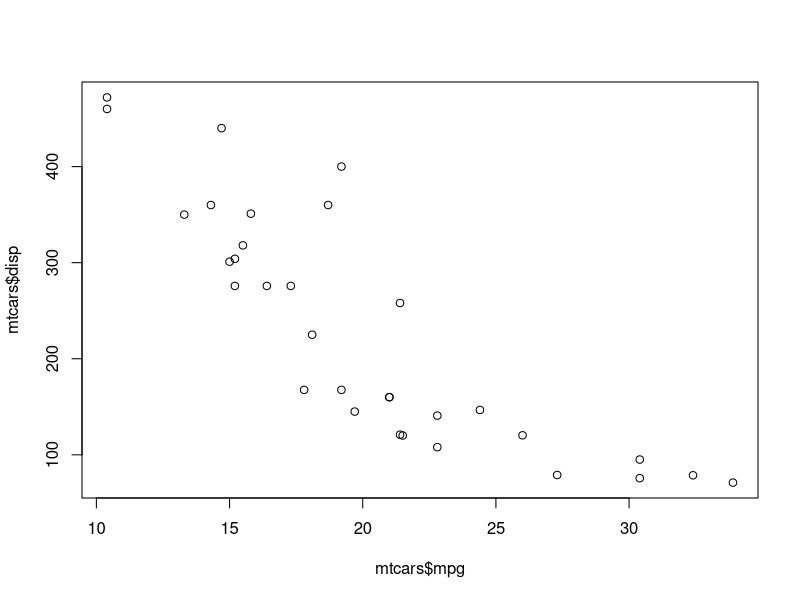
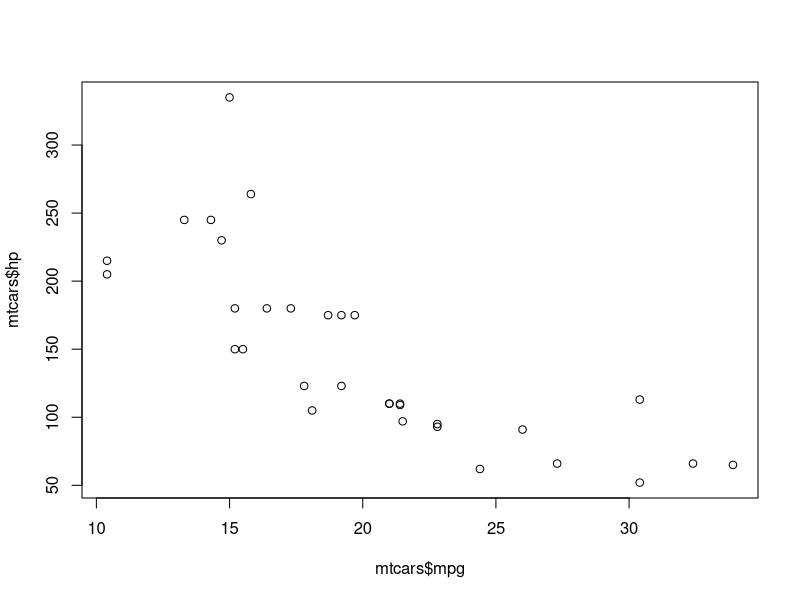
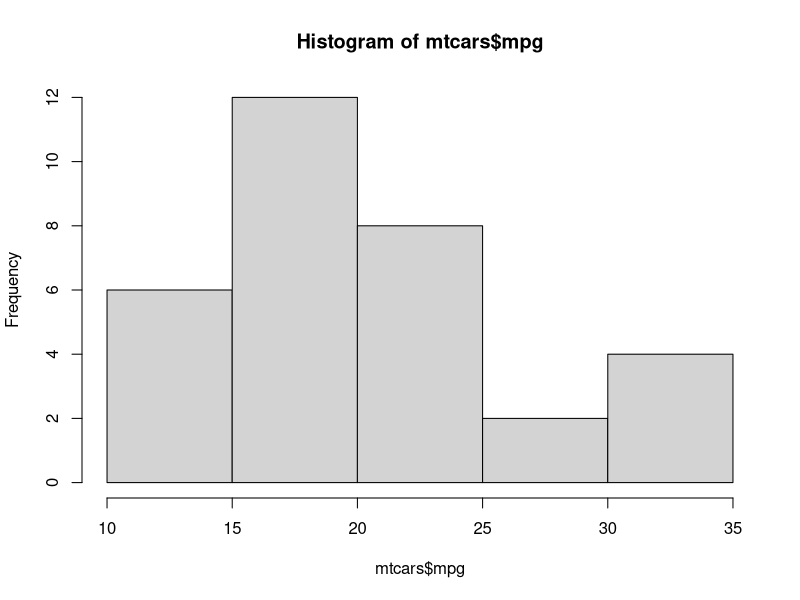
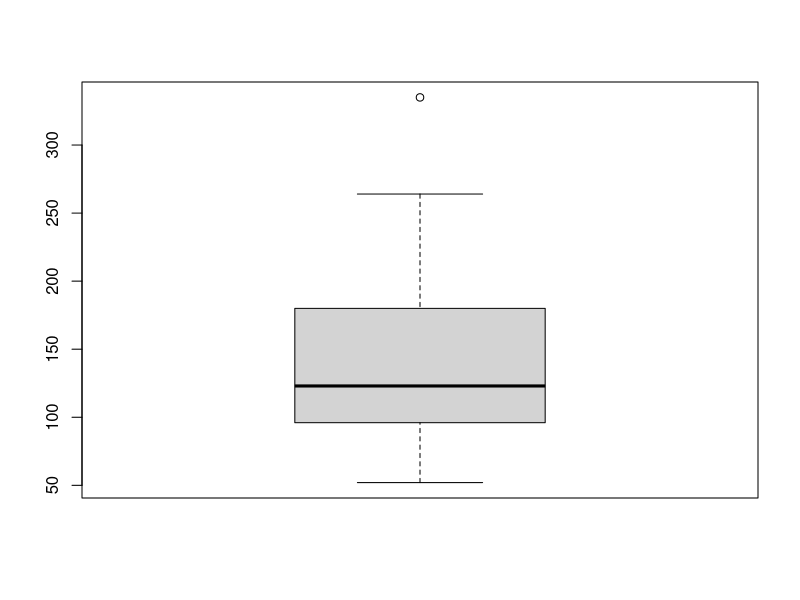
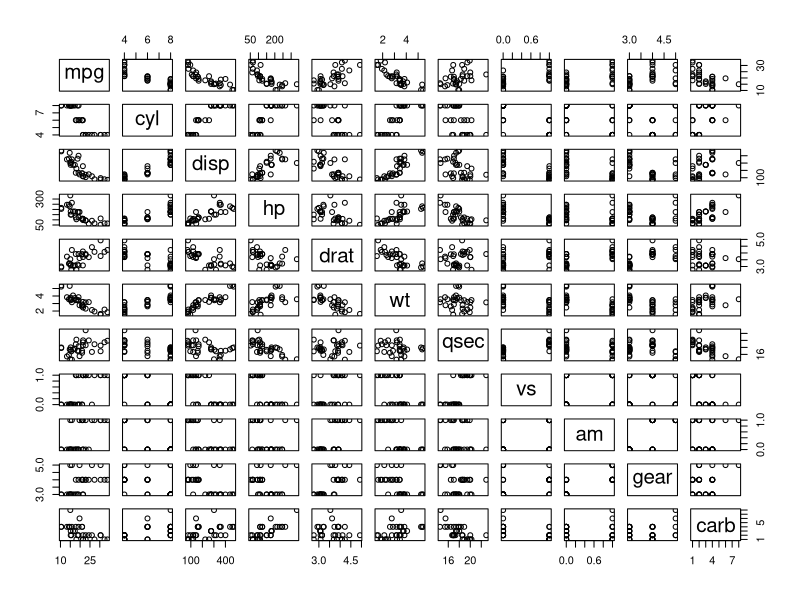
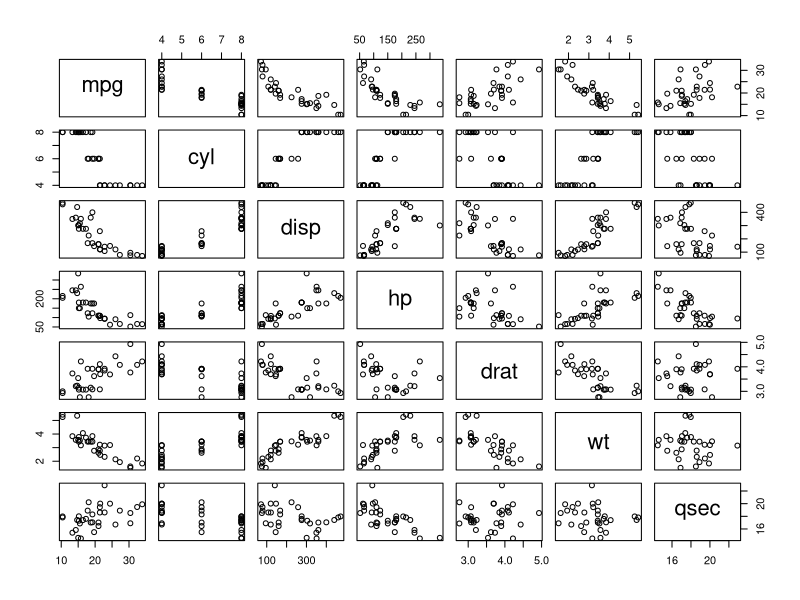

Recreate these plots in R, in order.
data('mtcars')
View(mtcars)
plot(mtcars$mpg, mtcars$disp)  # Relationship between variables scatterplot
plot(mtcars$mpg, mtcars$hp)

## Histogram (Univariate)
hist(mtcars$mpg)

# Boxplot (To identify outliers)
 boxplot(mtcars$hp)

install.packages('ggplot2') 
library(ggplot2) 
pairs(mtcars)
pairs(mtcars[,1:7])
             
      